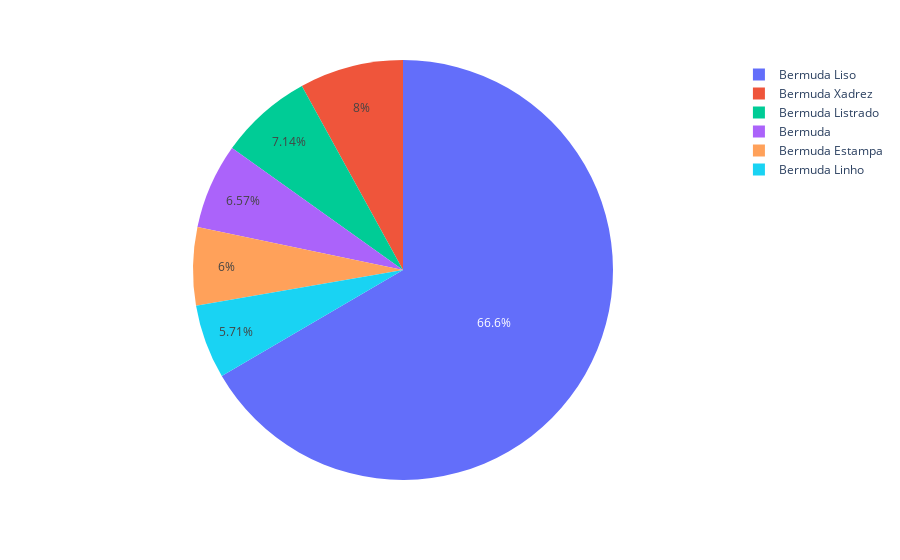

Here is the notebook cell this chart was saved with:
### Code cell
grafico = px.pie(names=tabela['Produto'], values=tabela['Quantidade'])
grafico.update_traces(showlegend=True)
grafico.show()

### Figure 1 — Plotly figure (JSON) as saved in the notebook; plotly's stock layout.template omitted (floating-point values rounded to 4 significant figures)
{"data": [{"domain": {"x": [0, 1], "y": [0, 1]}, "hovertemplate": "label=%{label}<br>value=%{value}<extra></extra>", "labels": ["Bermuda Estampa", "Bermuda Xadrez", "Bermuda", "Bermuda Listrado", "Bermuda Linho", "Bermuda Xadrez", "Bermuda Listrado", "Bermuda Xadrez", "Bermuda Estampa", "Bermuda Xadrez", "Bermuda", "Bermuda Estampa", "Bermuda", "Bermuda Liso", "Bermuda", "Bermuda Listrado", "Bermuda Estampa", "Bermuda Xadrez", "Bermuda", "Bermuda Linho", "Bermuda Estampa", "Bermuda Xadrez", "Bermuda Listrado", "Bermuda Xadrez", "Bermuda Xadrez", "Bermuda Linho", "Bermuda Linho", "Bermuda Linho", "Bermuda Xadrez", "Bermuda Listrado", "Bermuda Listrado", "Bermuda Listrado", "Bermuda Xadrez", "Bermuda Listrado", "Bermuda", "Bermuda Listrado", "Bermuda Listrado", "Bermuda Estampa", "Bermuda Listrado", "Bermuda Estampa", "Bermuda Estampa", "Bermuda", "Bermuda Listrado", "Bermuda Linho", "Bermuda Estampa", "Bermuda", "Bermuda Linho", "Bermuda Xadrez", "Bermuda Listrado", "Bermuda Linho", "Bermuda", "Bermuda Xadrez", "Bermuda Xadrez", "Bermuda Xadrez", "Bermuda Liso", "Bermuda Liso", "Bermuda Estampa"], "legendgroup": "", "name": "", "showlegend": true, "type": "pie", "values": [1, 1, 2, 3, 3, 1, 1, 3, 1, 4, 1, 2, 4, 55, 4, 1, 1, 1, 3, 4, 4, 3, 1, 1, 2, 1, 1, 3, 1, 2, 1, 2, 1, 4, 2, 3, 3, 1, 1, 1, 1, 1, 2, 1, 5, 4, 5, 1, 1, 2, 2, 1, 4, 4, 78, 100, 4]}], "layout": {"legend": {"tracegroupgap": 0}, "margin": {"t": 60}}}
